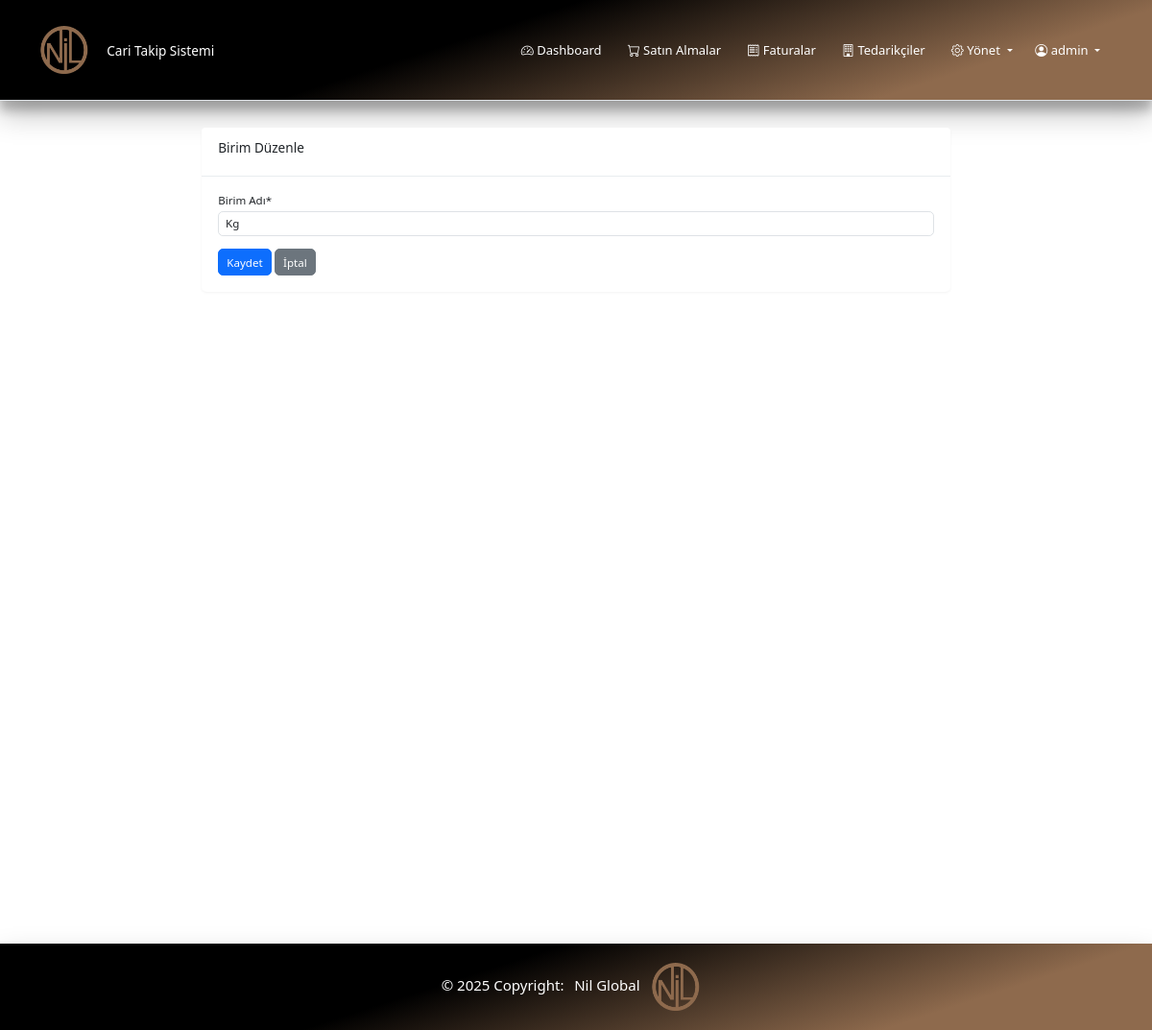
Page /parametreler/birim/2/duzenle/ (signed in) on the earlier database version.
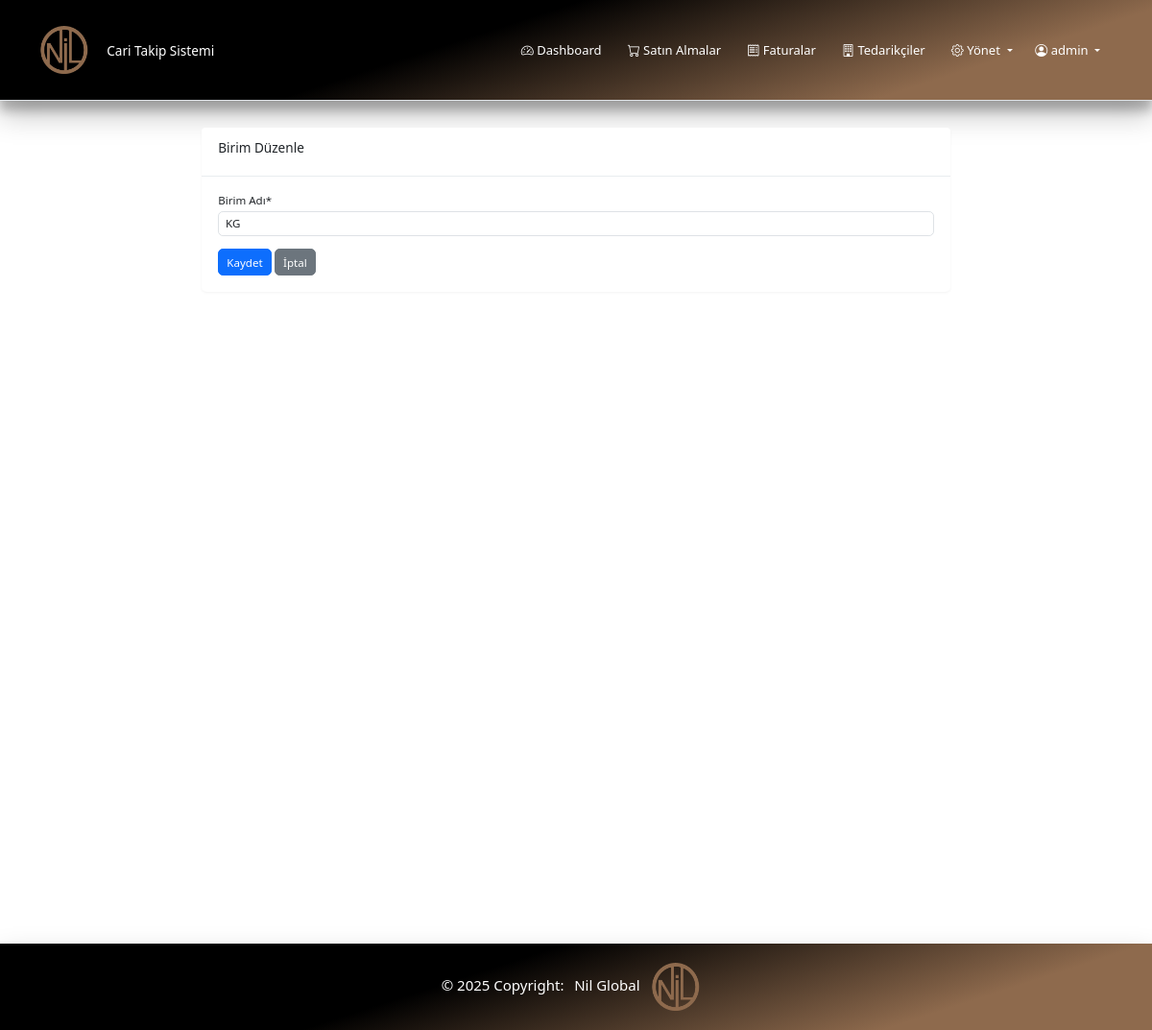
Same page on the later database version.
### parametreler/models.py (models this page shows, shortened)
class Birim(models.Model):
    ad = models.CharField(max_length=20, verbose_name="Birim Adı")
    created_at = models.DateTimeField(auto_now_add=True)
    updated_at = models.DateTimeField(auto_now=True)
    class Meta:
        verbose_name = "Birim"
        verbose_name_plural = "Birimler"
        ordering = ['ad']

### parametreler/views.py (the view)
# urls.py: path('birim/<int:pk>/duzenle/', views.birim_duzenle, name='birim_duzenle'),
@login_required
def birim_duzenle(request, pk):
    birim = get_object_or_404(Birim, pk=pk)
    if request.method == "POST":
        form = BirimForm(request.POST, instance=birim)
        if form.is_valid():
            form.save()
            messages.success(request, 'Birim başarıyla güncellendi.')
            return redirect('parametreler:birim_listesi')
    else:
        form = BirimForm(instance=birim)
    return render(request, 'parametreler/birim_form.html', {'form': form})

### parametreler/forms.py
class BirimForm(forms.ModelForm):
    class Meta:
        model = Birim
        fields = ['ad']
        widgets = {
            'ad': forms.TextInput(attrs={'class': 'form-control'}),
        }

### parametreler/templates/parametreler/birim_form.html (shortened to what this page needs)
{% extends 'base.html' %}
{% load crispy_forms_tags %}
{% block content %}
<div class="row">
    <div class="col-md-8 offset-md-2">
        <div class="card">
            <div class="card-header">
                <h3 class="card-title">
                    {% if form.instance.pk %}Birim Düzenle{% else %}Yeni Birim{% endif %}
                </h3>
            </div>
            <div class="card-body">
                <form method="post" novalidate>
                    {{ form|crispy }}
                    <div class="mt-3">
                        <button type="submit" class="btn btn-primary">
                             Kaydet
                        </button>
                        <a href="{% url 'parametreler:birim_listesi' %}" class="btn btn-secondary">
                             İptal
                        </a>
                    </div>
                </form>
            </div>
        </div>
    </div>
</div>
{% endblock %}

Differences in the rows shown:
changed Birim: ad "Kg" → "KG"
